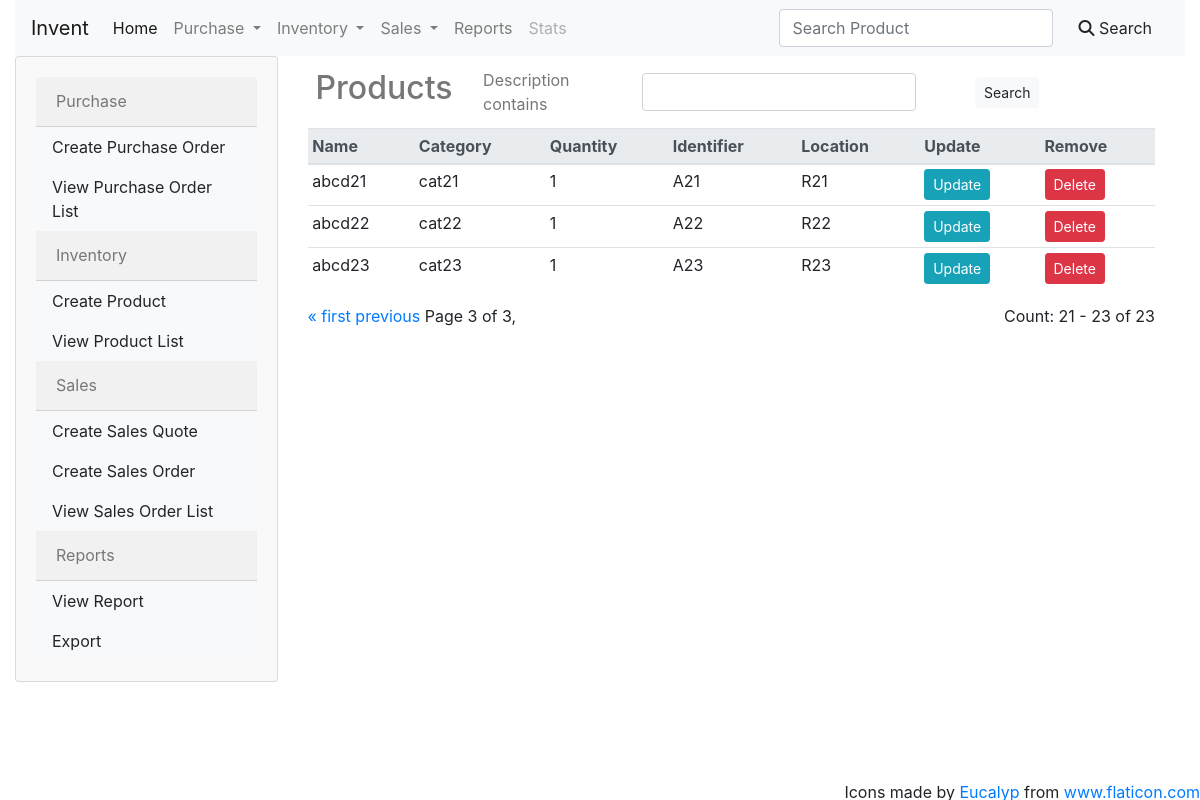
Page /products/?page=5 on the earlier database version.
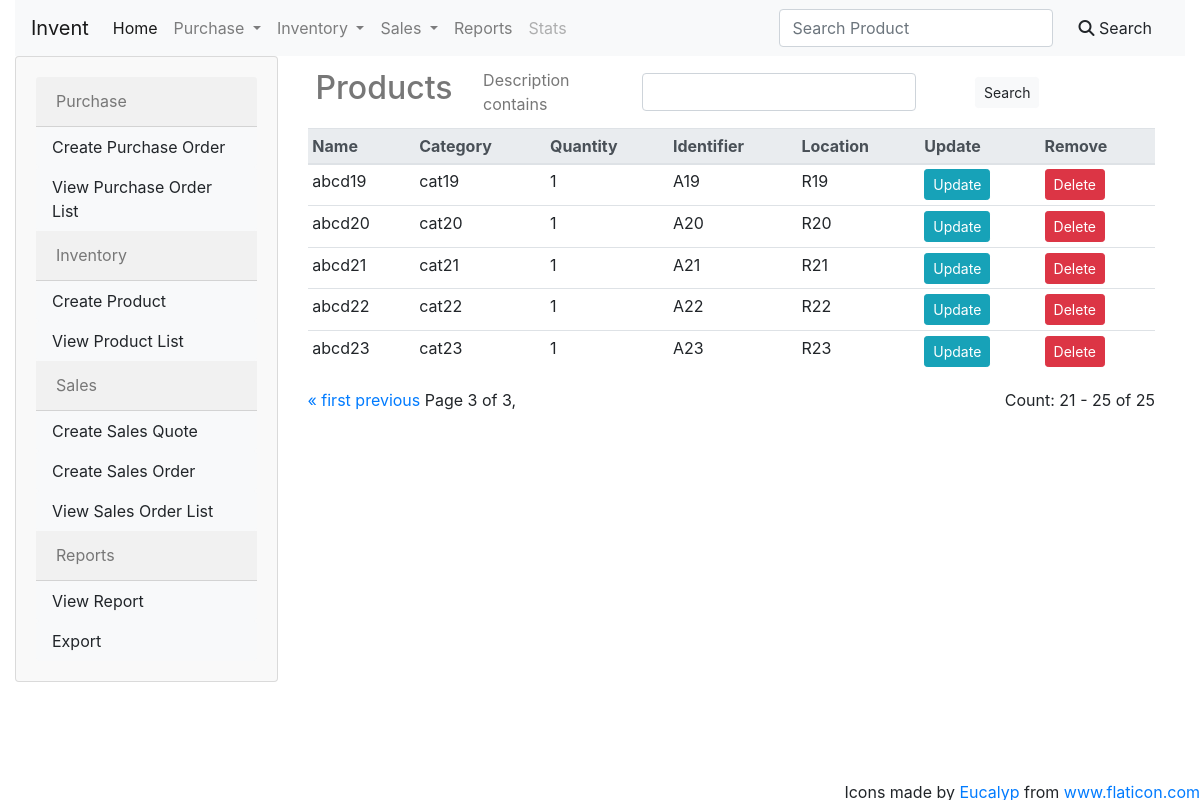
Same page on the later database version.
### InvManage/models.py (models this page shows)
class Product(models.Model):
    name = models.CharField(max_length=100)
    category = models.CharField(max_length=100)
    item_type = models.CharField(max_length=100)
    description = models.TextField(null=True, blank=True)
    price = models.FloatField(null=True,blank=True)
    quantity = models.IntegerField(default=0,null=True)
    identifier = models.CharField(max_length=30,blank=False, null=True)
    location = models.CharField(max_length=100,blank=False, null=True)
    length = models.FloatField(null=True,blank=True)
    width = models.FloatField(null=True,blank=True)
    height = models.FloatField(null=True,blank=True)
    weight = models.FloatField(null=True,blank=True)
    discount = models.IntegerField(default=0)
    image = models.ImageField(blank=True,upload_to='images/')
    barcode = models.CharField(max_length=100,null=True,blank=True)
    expiry = models.DateTimeField(null=True, blank=True)

### InvManage/views.py (the view)
# urls.py: path('products/',products_view, name='products'),
def products_view(request):
	products = Product.objects.all()
	myFilter = ProductFilter(request.GET, queryset=products)
	products = myFilter.qs
	number_of_products = len(products)
	paginator = Paginator(products,10)
	page_number = request.GET.get('page')
	page_obj = paginator.get_page(page_number)
	return render(request, 'display/products.html',{'page_obj':page_obj,'myFilter':myFilter, 'n_prod': number_of_products})

### InvManage/templatetags/template_helpers.py (called while the page is built)
@register.simple_tag
def relative_url(value, field_name, urlencode=None):
    url = '?{}={}'.format(field_name, value)
    if urlencode:
        querystring = urlencode.split('&')
        filtered_querystring = filter(lambda p: p.split('=')[0] != field_name, querystring)
        encoded_querystring = '&'.join(filtered_querystring)
        url = '{}&{}'.format(url, encoded_querystring)
    return url

### InvManage/templates/display/products.html (shortened to what this page needs)
{% extends 'base.html' %}
{% load template_helpers %}
{% block title %}
  <div class="m-2">
    <div class="d-flex align-items-center row">
        <div class="col-sm-2">
          <h2 style="color: #777777;">Products</h2>
        </div>
        <div class="col-sm-10">
          <form class="form-inline" id="productsFilterForm" action="" method="GET">
              <div class="col-sm-9">
              {% for field in myFilter.form %}
                <div class="form-group form-row m-1">
                    <div class="col-sm-4">
                        <label>{{ field.label }}</label>
                    </div>
                    <div class="col-sm-8">
                        {{ field }}
                    </div>
                </div>
              </div>
                {% endfor %}
                  <button class="btn btn-sm btn-light" type="submit">Search</button>
          </form>
        </div>
    </div>
  </div>
{% endblock title %}
{% block contents %}
    <table class="table table-sm">
        <thead class="thead-light">
        <tr>
            <th scope="col">Name</th>
            <th scope="col">Category</th>
            <th scope="col">Quantity</th>
            <th scope="col">Identifier</th>
            <th scope="col">Location</th>
            <th scope="col">Update</th>
            <th scope="col">Remove</th>
        </tr>
        </thead>
        <tbody>
            {% for product in page_obj %}
            <tr>
                <td class="product_name">{{ product.name }}</td>
                <td>{{ product.category }}</td>
                <td>{{ product.quantity }}</td>
                <td>{{ product.identifier }}</td>
                <td>{{ product.location }}</td>
                <td><a href="{% url 'update_product' product.id %}" class="btn btn-sm btn-info">Update</a></td>
                <td><a href="" class="btn btn-sm btn-danger" data-toggle="modal" data-target="#delModal" data-prod_name="{{ product.name }}" data-prod_id="{{ product.id }}">Delete</a></td>
            </tr>
            {% endfor %}
        </tbody>
    </table>
    <div class="d-flex">
      <div class="pagination mr-auto">
        <span class="step-links">
          {% if page_obj.has_previous %}
            <a href="{% relative_url 1 'page' request.GET.urlencode %}">&laquo; first</a>
            <a href="{% relative_url page_obj.previous_page_number 'page' request.GET.urlencode %}">previous</a>
          {% endif %}
          <span class="current">
            Page {{ page_obj.number }} of {{ page_obj.paginator.num_pages }},
          </span>
        </span>
      </div>
      <div>
        Count: {{ page_obj.start_index }} - {{ page_obj.end_index }} of {{ n_prod }}
      </div>
    </div>
{% endblock %}

Differences in the rows shown:
added Product: name "abcd19", category "cat19", quantity "1", identifier "A19", location "R19"
added Product: name "abcd20", category "cat20", quantity "1", identifier "A20", location "R20"
Other differences:
{{ page_obj.end_index }}: "23" → "25"
{{ n_prod }}: "23" → "25"
